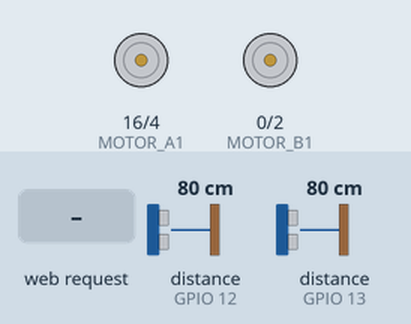
Simulated run of this sketch. Board: ESP8266 (NodeMCU). On the bench: motor-driver pin pairs drawn as motors (green arrow = first pin HIGH = forward, orange = second pin HIGH = backward, longer = more drive, scaled by the enable pin). The test bench sets the inputs (shaded band); at power-on: distance to the obstacle (sensors on GPIO 12, GPIO 13) 80 cm. The echo pulse lasts 58.3 µs per cm.

Above: at 1.2 s.
1.3 s: HTTP request GET /start received
At 2.1 s:
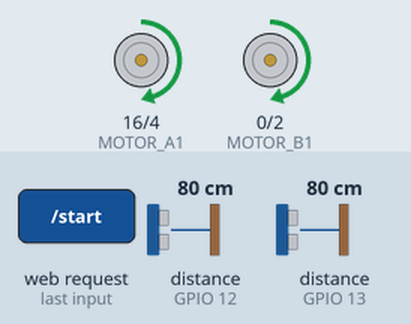
4.3 s: distance to the obstacle (sensor on GPIO 12) set to 12 cm
At 5.1 s:
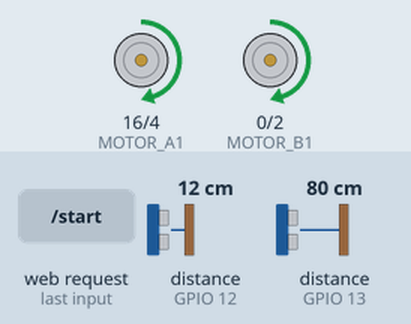
7.3 s: distance to the obstacle (sensor on GPIO 12) set to 9 cm
At 9.4 s:
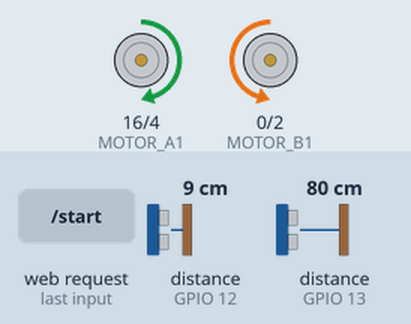
9.8 s: distance to the obstacle (sensor on GPIO 12) set to 18 cm
12.8 s: distance to the obstacle (sensor on GPIO 12) set to 2 cm
At 13.5 s:
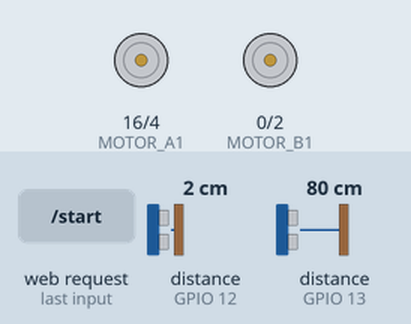
Timing chart, 0 to 15.8 s (numbered marks = the images above; inputs shaded):
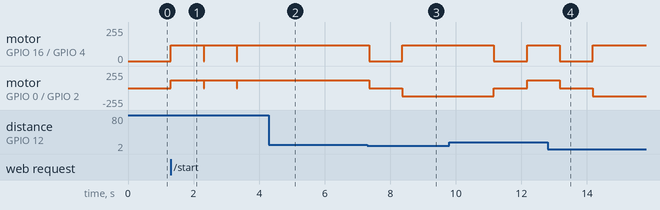

The sketch:

Soltion_of_hackthon.ino
```cpp
#include <ESP8266WiFi.h>
#include <ESP8266WebServer.h>

const char* ssid = "RobotBot";
const char* password = "12345678";

ESP8266WebServer server(80);

// Motor Pins
#define MOTOR_A1 16
#define MOTOR_A2 4
#define MOTOR_B1 0
#define MOTOR_B2 2
#define PWM_A 5
#define PWM_B 3

// Ultrasonic Pins
#define FRONT_TRIG 15
#define FRONT_ECHO 13
#define LEFT_TRIG 14
#define LEFT_ECHO 12

int SPEED = 120;
int turnTime = 2800;
int moveTime = 1000;

float x = 0, y = 0;
int heading = 0;
bool trackingEnabled = false;
bool isTurning = false;

unsigned long lastMoveTime = 0;
unsigned long turnStartTime = 0;

const char htmlPage[] PROGMEM = R"rawliteral(
<!DOCTYPE html>
<html>
<head>
  <title>Robot Control UI</title>
  <meta name="viewport" content="width=device-width, initial-scale=1.0">
  <style>
    body { font-family: Arial; margin: 0; background: #f2f2f2; }
    h1 { text-align: center; background: #0f3057; color: white; padding: 1rem; }
    .container { display: flex; flex-wrap: wrap; justify-content: center; gap: 20px; padding: 20px; }
    .card {
      background: white;
      padding: 20px;
      border-radius: 15px;
      box-shadow: 0 0 15px rgba(0,0,0,0.2);
      width: 420px;
    }
    canvas { background: #e6e6e6; display: block; margin: auto; }
    button {
      background-color: #0f3057;
      color: white;
      border: none;
      padding: 15px 30px;
      margin: 10px;
      font-size: 16px;
      border-radius: 10px;
      cursor: pointer;
    }
    button:hover { background-color: #00587a; }
    .info { text-align: center; font-size: 18px; margin-top: 10px; }
  </style>
</head>
<body>
  <h1>Real-Time Robot Control</h1>
  <div class="container">
    <div class="card">
      <h2 style="text-align:center;">Radar System</h2>
      <canvas id="radar" width="400" height="400"></canvas>
      <div class="info">Front: <span id="front">0</span> cm | Left: <span id="left">0</span> cm</div>
    </div>
    <div class="card">
      <h2 style="text-align:center;">Pathway Tracker</h2>
      <canvas id="map" width="400" height="400"></canvas>
      <div class="info">X: <span id="x">0</span> cm | Y: <span id="y">0</span> cm</div>
    </div>
  </div>
  <div style="text-align:center;">
    <button onclick="start()">Start</button>
    <button onclick="stop()">Stop</button>
  </div>

<script>
let intervalId;
const radarCanvas = document.getElementById('radar');
const radarCtx = radarCanvas.getContext('2d');

const mapCanvas = document.getElementById('map');
const mapCtx = mapCanvas.getContext('2d');
let path = [];

function drawRadar(front, left) {
  radarCtx.clearRect(0, 0, 400, 400);
  radarCtx.beginPath();
  radarCtx.arc(200, 200, 180, 0, 2 * Math.PI);
  radarCtx.strokeStyle = '#333';
  radarCtx.stroke();

  drawRay(front, 0, 'red'); // front
  drawRay(left, 90, 'green'); // left
}

function drawRay(distance, angle, color) {
  let rad = angle * Math.PI / 180;
  let dx = Math.cos(rad) * distance * 4;
  let dy = Math.sin(rad) * distance * 4;

  radarCtx.beginPath();
  radarCtx.moveTo(200, 200);
  radarCtx.lineTo(200 + dx, 200 - dy);
  radarCtx.strokeStyle = color;
  radarCtx.lineWidth = 3;
  radarCtx.stroke();
}

function drawMap(x, y) {
  mapCtx.clearRect(0, 0, 400, 400);
  mapCtx.strokeStyle = '#ccc';
  for (let i = 0; i <= 400; i += 20) {
    mapCtx.beginPath(); mapCtx.moveTo(i, 0); mapCtx.lineTo(i, 400); mapCtx.stroke();
    mapCtx.beginPath(); mapCtx.moveTo(0, i); mapCtx.lineTo(400, i); mapCtx.stroke();
  }

  path.push({x, y});
  mapCtx.fillStyle = 'red';
  path.forEach(p => {
    mapCtx.fillRect(200 + p.x, 400 - p.y, 5, 5);
  });
}

function fetchData() {
  fetch('/data')
    .then(res => res.json())
    .then(data => {
      document.getElementById('x').innerText = data.x;
      document.getElementById('y').innerText = data.y;
      document.getElementById('front').innerText = data.front;
      document.getElementById('left').innerText = data.left;
      drawRadar(data.front, data.left);
      drawMap(data.x, data.y);
    });
}

function start() {
  fetch('/start');
  intervalId = setInterval(fetchData, 500);
}
function stop() {
  fetch('/stop');
  clearInterval(intervalId);
}
</script>
</body>
</html>
)rawliteral";

void setup() {
  Serial.begin(115200);

  pinMode(MOTOR_A1, OUTPUT); pinMode(MOTOR_A2, OUTPUT);
  pinMode(MOTOR_B1, OUTPUT); pinMode(MOTOR_B2, OUTPUT);
  pinMode(PWM_A, OUTPUT); pinMode(PWM_B, OUTPUT);
  pinMode(FRONT_TRIG, OUTPUT); pinMode(FRONT_ECHO, INPUT);
  pinMode(LEFT_TRIG, OUTPUT); pinMode(LEFT_ECHO, INPUT);

  WiFi.softAP(ssid, password);
  server.on("/", []() {
    server.send(200, "text/html", htmlPage);
  });

  server.on("/start", []() {
    trackingEnabled = true;
    server.send(200, "text/plain", "started");
  });

  server.on("/stop", []() {
    trackingEnabled = false;
    stopBot();
    server.send(200, "text/plain", "stopped");
  });

  server.on("/data", []() {
    int front = getDistance(FRONT_TRIG, FRONT_ECHO);
    int left = getDistance(LEFT_TRIG, LEFT_ECHO);
    String json = "{";
    json += "\"x\":" + String(x) + ",";
    json += "\"y\":" + String(y) + ",";
    json += "\"front\":" + String(front) + ",";
    json += "\"left\":" + String(left) + "}";
    server.send(200, "application/json", json);
  });

  server.begin();
}

void loop() {
  server.handleClient();
  if (!trackingEnabled) return;

  unsigned long currentTime = millis();

  if (isTurning) {
    if (currentTime - turnStartTime >= turnTime) {
      stopBot();
      isTurning = false;
      lastMoveTime = currentTime;
    }
    return;
  }

  int frontDist = getDistance(FRONT_TRIG, FRONT_ECHO);
  int leftDist = getDistance(LEFT_TRIG, LEFT_ECHO);

  if ((frontDist > 0 && frontDist < 10) || (leftDist > 0 && leftDist < 10)) {
    stopBot();
    delay(1000);
    turnLeft();
    heading = (heading + 1) % 4;
    isTurning = true;
    turnStartTime = millis();
    return;
  }

  if (currentTime - lastMoveTime >= moveTime) {
    moveForward();
    delay(moveTime);
    updatePosition();
    stopBot();
    lastMoveTime = currentTime;
  }
}

void moveForward() {
  digitalWrite(MOTOR_A1, HIGH); digitalWrite(MOTOR_A2, LOW);
  digitalWrite(MOTOR_B1, HIGH); digitalWrite(MOTOR_B2, LOW);
  analogWrite(PWM_A, SPEED); analogWrite(PWM_B, SPEED);
}

void stopBot() {
  digitalWrite(MOTOR_A1, LOW); digitalWrite(MOTOR_A2, LOW);
  digitalWrite(MOTOR_B1, LOW); digitalWrite(MOTOR_B2, LOW);
}

void turnLeft() {
  digitalWrite(MOTOR_A1, HIGH); digitalWrite(MOTOR_A2, LOW);
  digitalWrite(MOTOR_B1, LOW); digitalWrite(MOTOR_B2, HIGH);
  analogWrite(PWM_A, SPEED); analogWrite(PWM_B, SPEED);
}

int getDistance(int trig, int echo) {
  digitalWrite(trig, LOW); delayMicroseconds(2);
  digitalWrite(trig, HIGH); delayMicroseconds(10);
  digitalWrite(trig, LOW);
  long duration = pulseIn(echo, HIGH, 30000);
  if (duration == 0) return 0;
  return duration * 0.034 / 2;
}

void updatePosition() {
  switch (heading) {
    case 0: y += 20; break;  // forward
    case 1: x += 20; break;  // right
    case 2: y -= 20; break;  // back
    case 3: x -= 20; break;  // left
  }
}
```

Measured:
- the behaviour switches between 11 and 10 cm on distance to the obstacle (sensor on GPIO 12) (found by bisection; images 2 and 3)
- after the input at 1.3 s, motor on GPIO 16 (MOTOR_A1) / GPIO 4 (MOTOR_A2), motor on GPIO 0 (MOTOR_B1) / GPIO 2 (MOTOR_B2): stopped → forward 120/255 at once
- after the input at 4.3 s, motor on GPIO 16 (MOTOR_A1) / GPIO 4 (MOTOR_A2), motor on GPIO 0 (MOTOR_B1) / GPIO 2 (MOTOR_B2): stops changing and stays forward 120/255
- after the input at 7.3 s, motor on GPIO 16 (MOTOR_A1) / GPIO 4 (MOTOR_A2): forward 120/255 → stopped after 0.05 s, → forward 120/255 1.0 s later; motor on GPIO 0 (MOTOR_B1) / GPIO 2 (MOTOR_B2): forward 120/255 → stopped after 0.05 s, → backward 120/255 1.0 s later
- after the input at 12.8 s, motor on GPIO 16 (MOTOR_A1) / GPIO 4 (MOTOR_A2): forward 120/255 → stopped after 0.37 s, → forward 120/255 1.0 s later; motor on GPIO 0 (MOTOR_B1) / GPIO 2 (MOTOR_B2): forward 120/255 → stopped after 0.37 s, → backward 120/255 1.0 s later
